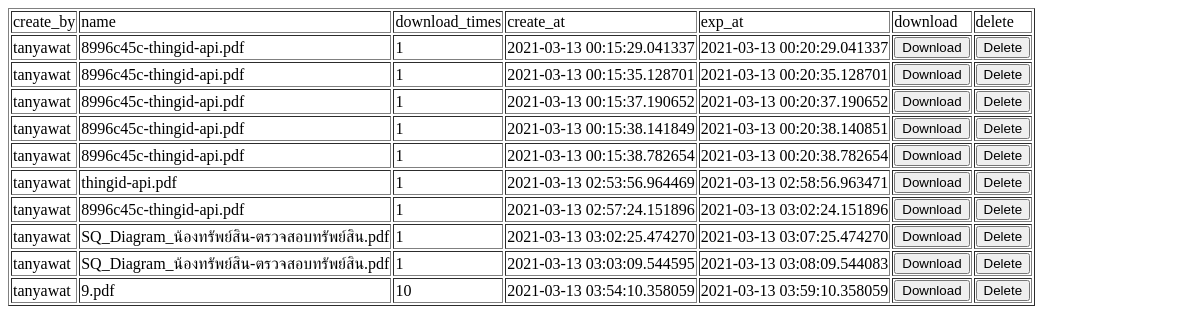
Before: /api/files/list with the older database file.
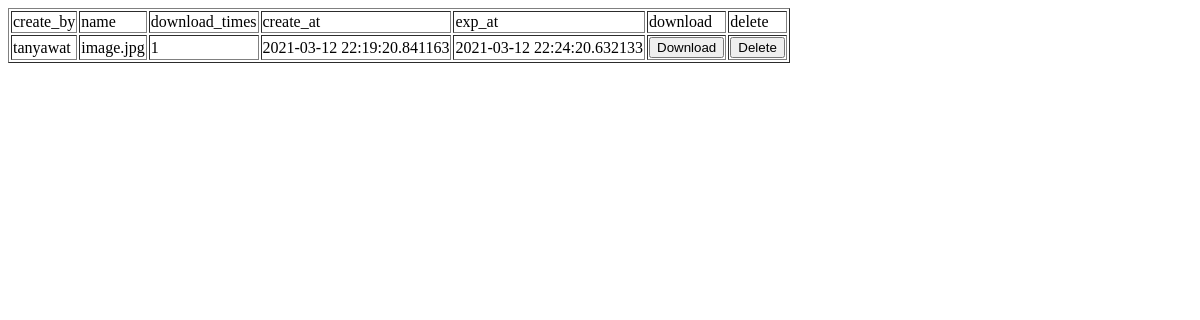
After: the same page with the newer database file.
### tables this page shows
CREATE TABLE files
        (uuid text,
        name text,
        uuid_name text, 
        password text, 
        download_times int,
        create_by text,
        [create_at] timestamp,
        [exp_at] timestamp);

### apps/service/controller.py (the view)
@connect_sqlite()
def list_files(cursor):
    try :
        cursor.execute("select * from files")
        rows = cursor.fetchall();
        return render_template('file_list.html', rows = rows)
    except Exception as e :
        return "list_files ERROR : "+ str(e)

### apps/dbconfig.py (called while the page is built)
def connect_sqlite():
    def wrap(fn):
        @wraps(fn)
        def wrapper(*args, **kwargs):
            try:
                connection = sqlite3.connect(configdb["db_name"])
                cursor = connection.cursor()
                cursor.row_factory = sqlite3.Row
                return_val = fn(cursor, *args, **kwargs)
            except Exception as e :
                return "connect_sqlite ERROR :" + str(e)
            finally:
                connection.commit()
                connection.close()
            return return_val
        return wrapper
    return wrap

### apps/server.py (called while the page is built)
@app.after_request
def after_request(response):
    response.headers.add(
    'Access-Control-Allow-Origin',
    '*',
    )
    response.headers.add(
    'Access-Control-Allow-Credentials',
    'true'
    )
    response.headers.add(
    'Access-Control-Allow-Headers',
    'X-Requested-With,Content-type,withCredentials,authorization'
    )
    response.headers.add(
    'Access-Control-Allow-Methods',
    'GET,PUT,POST,DELETE,OPTIONS'
    )
    return response

### templates/file_list.html (shortened to what this page needs)
<!doctype html>
<html>
   <body>
      <table border = 1>
         <thead>
            <td>create_by</td>
            <td>name</td>
            <td>download_times</td>
            <td>create_at</td>
            <td>exp_at</td>
            <td>download</td>
            <td>delete</td>
         </thead>
         {% for row in rows %}
            <tr>
               <td>{{row["create_by"]}}</td>
               <td>{{row["name"]}}</td>
               <td>{{row['download_times']}}</td>
               <td>{{row['create_at']}}</td>
               <td>{{row['exp_at']}}</td>
               <td><form action="/api/files/service_download/{{row['uuid_name']}} "method="POST" enctype="multipart/form-data">
                  <input type="submit" value="Download" />
              </form></td>
               <td><form action="/api/files/confirm_delete/{{row['uuid_name']}}" method="POST" enctype="multipart/form-data">
                  <input type="submit" value="Delete" />
              </form></td>
            </tr>
         {% endfor %}
      </table>
   </body>
</html>

Changed rows visible on the page:
removed files: create_by "tanyawat", name "8996c45c-thingid-api.pdf", download_times "1", create_at "2021-03-13 00:15:29.041337", exp_at "2021-03-13 00:20:29.041337"
removed files: create_by "tanyawat", name "8996c45c-thingid-api.pdf", download_times "1", create_at "2021-03-13 00:15:35.128701", exp_at "2021-03-13 00:20:35.128701"
removed files: create_by "tanyawat", name "8996c45c-thingid-api.pdf", download_times "1", create_at "2021-03-13 00:15:37.190652", exp_at "2021-03-13 00:20:37.190652"
removed files: create_by "tanyawat", name "8996c45c-thingid-api.pdf", download_times "1", create_at "2021-03-13 00:15:38.141849", exp_at "2021-03-13 00:20:38.140851"
removed files: create_by "tanyawat", name "8996c45c-thingid-api.pdf", download_times "1", create_at "2021-03-13 00:15:38.782654", exp_at "2021-03-13 00:20:38.782654"
removed files: create_by "tanyawat", name "thingid-api.pdf", download_times "1", create_at "2021-03-13 02:53:56.964469", exp_at "2021-03-13 02:58:56.963471"
removed files: create_by "tanyawat", name "8996c45c-thingid-api.pdf", download_times "1", create_at "2021-03-13 02:57:24.151896", exp_at "2021-03-13 03:02:24.151896"
removed files: create_by "tanyawat", name "SQ_Diagram_น้องทรัพย์สิน-ตรวจสอบทรัพย์สิน.pdf", download_times "1", create_at "2021-03-13 03:02:25.474270", exp_at "2021-03-13 03:07:25.474270"
removed files: create_by "tanyawat", name "SQ_Diagram_น้องทรัพย์สิน-ตรวจสอบทรัพย์สิน.pdf", download_times "1", create_at "2021-03-13 03:03:09.544595", exp_at "2021-03-13 03:08:09.544083"
removed files: create_by "tanyawat", name "9.pdf", download_times "10", create_at "2021-03-13 03:54:10.358059", exp_at "2021-03-13 03:59:10.358059"
added files: create_by "tanyawat", name "image.jpg", download_times "1", create_at "2021-03-12 22:19:20.841163", exp_at "2021-03-12 22:24:20.632133"
